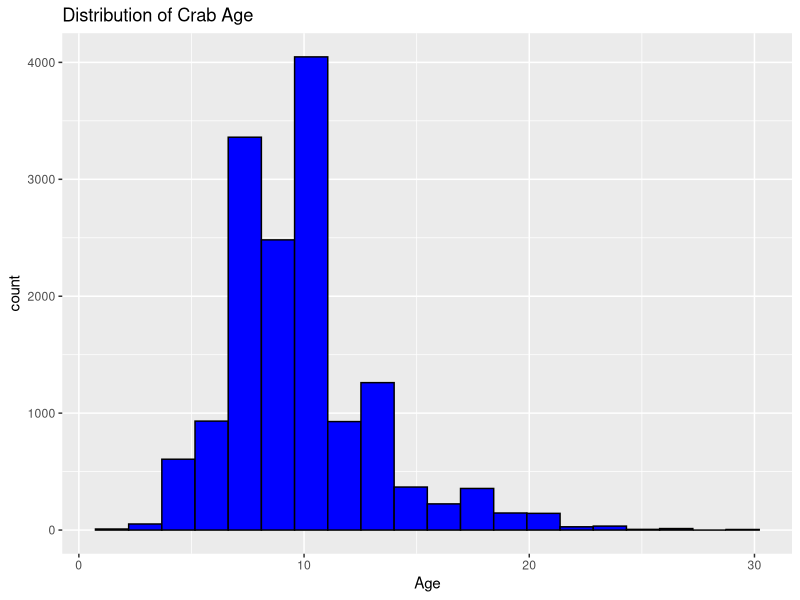
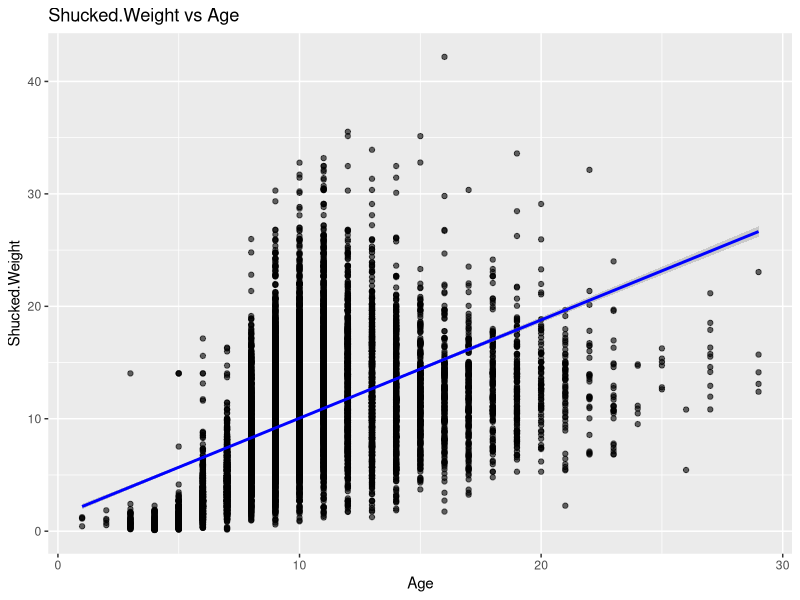
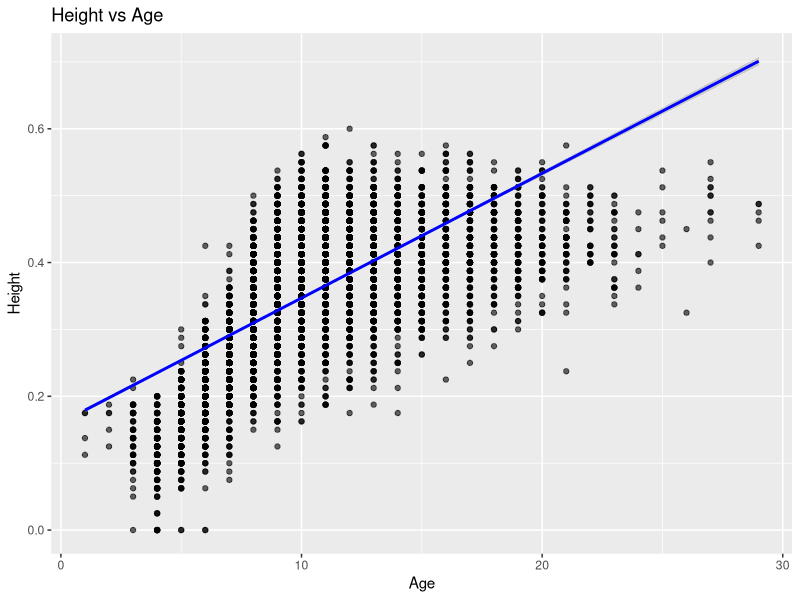
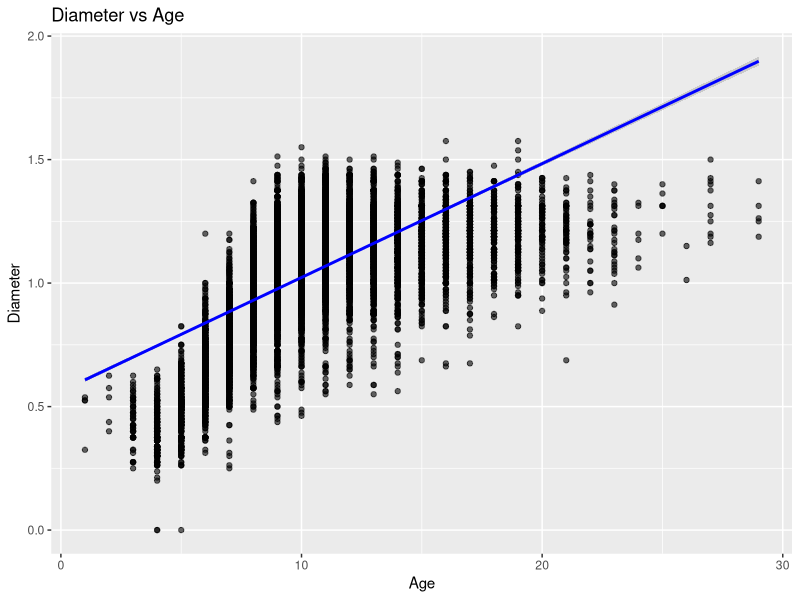
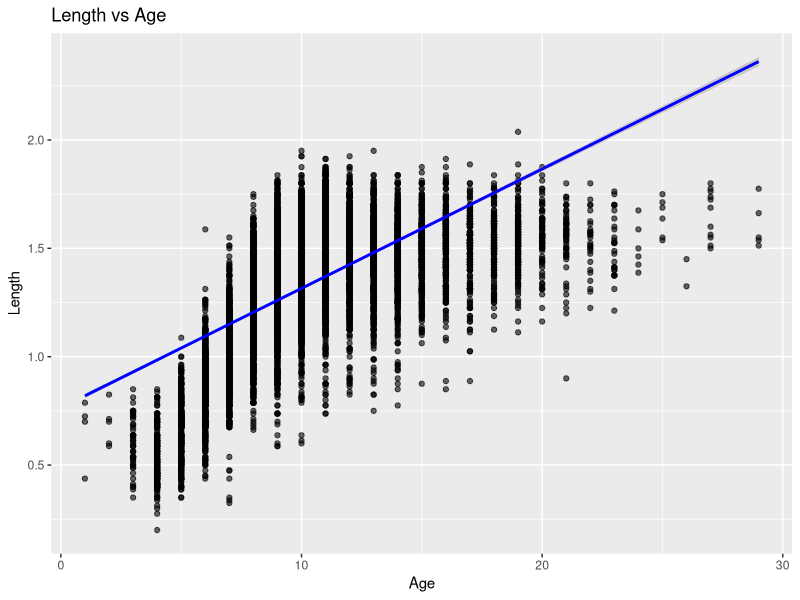
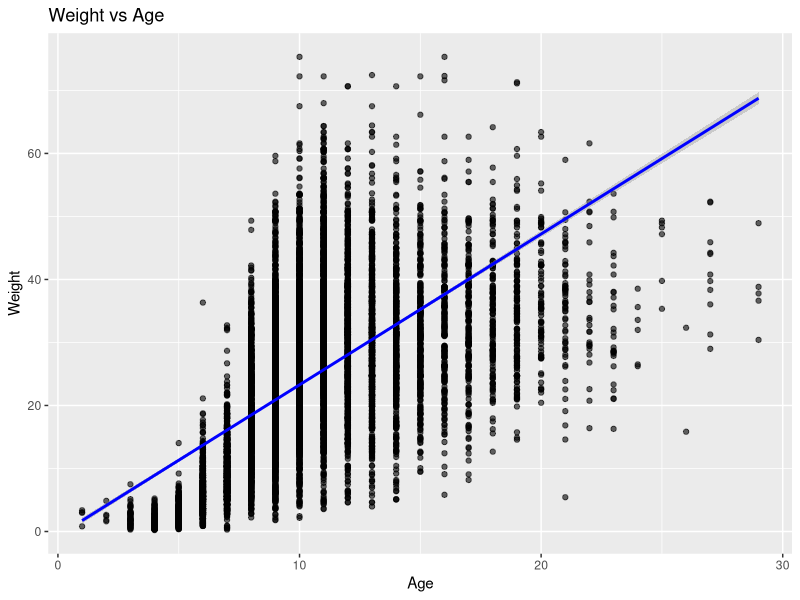
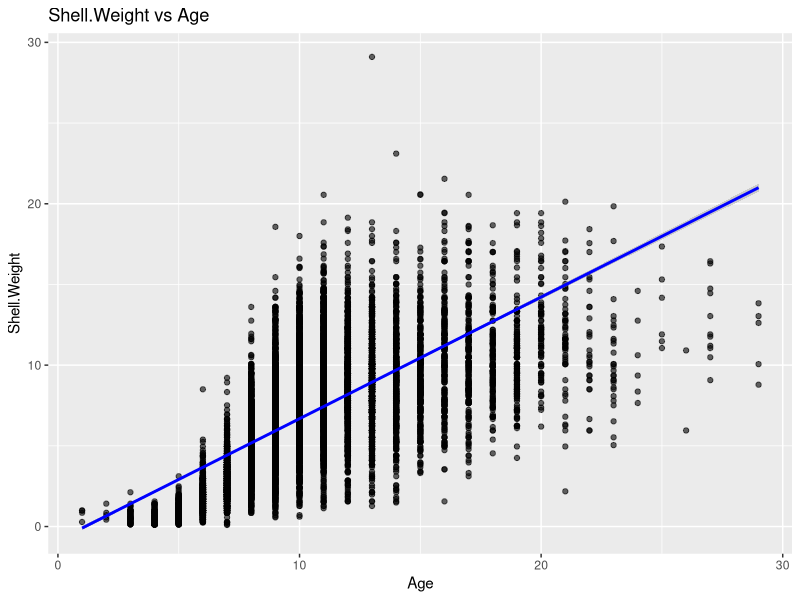
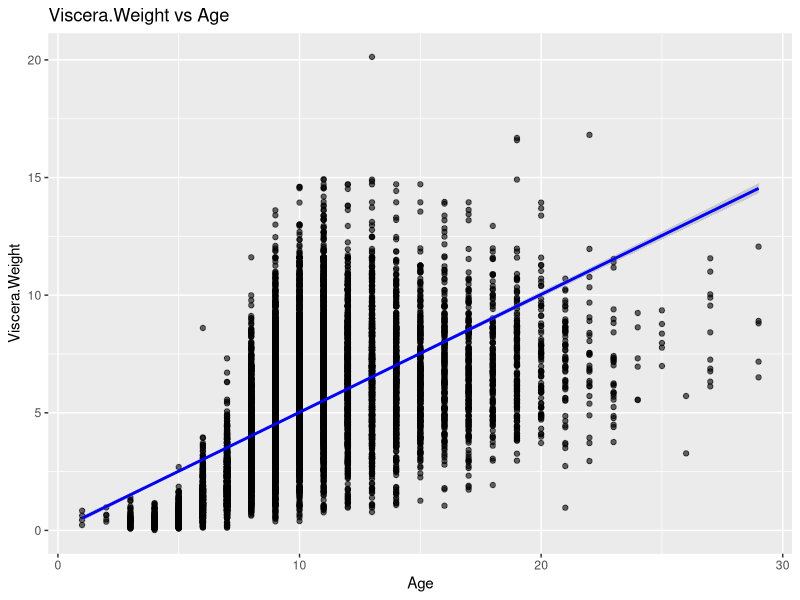

Recreate these plots in R, in order.
## ---- chunk 1
knitr::opts_chunk$set(echo = TRUE)
library(tidyverse)
library(class)
library(caret)
library(FNN)
library(Metrics)
## ---- chunk 2
CrabTrain <- read.csv("Data/train-1.csv")
## ---- chunk 3
str(CrabTrain)
summary(CrabTrain)
## ---- chunk 4
features <- CrabTrain %>% 
  select(where(is.numeric), -id) %>%
  colnames()

cor_results <- data.frame(Feature = character(), Correlation = numeric())

for (feature in features) {
  cor_val <- cor(CrabTrain[[feature]], CrabTrain$Age)
  cor_results <- rbind(cor_results, data.frame(Feature = feature, Correlation = cor_val))
}

cor_results <- cor_results %>% arrange(desc(abs(Correlation)))
print(cor_results)
## ---- chunk 5
ggplot(CrabTrain, aes(x = Age)) +
  geom_histogram(bins = 20, fill = "blue", color = "black") +
  labs(title = "Distribution of Crab Age")
## ---- chunk 6
plot_list <- c("Shucked.Weight", "Height", "Diameter", "Length", "Weight", "Shell.Weight", "Viscera.Weight")

for (var in plot_list) {
  print(
ggplot(CrabTrain, aes(x = Age, y = !!sym(var))) +
  geom_point(alpha = 0.6) +
  geom_smooth(method = "lm", se = TRUE, color = "blue") +
  labs(title = paste(var, "vs Age"))
  )
}
## ---- chunk 7
feature_df <- CrabTrain %>%
  select(Shucked.Weight, Height, Diameter, Length, Weight, Age)

feature_df_scaled <- feature_df %>% mutate(across(where(is.numeric), scale))
## ---- chunk 8
set.seed(7)
trainIndex <- createDataPartition(feature_df_scaled$Age, p = 0.7, list = FALSE)
train_data <- feature_df_scaled[trainIndex, ]
test_data <- feature_df_scaled[-trainIndex, ]
## ---- chunk 9
lm_model <- lm(Age ~ Shucked.Weight + Height + Diameter + Length + Weight, data = train_data)
summary(lm_model)
## ---- chunk 10
lm_pred <- predict(lm_model, newdata = test_data)
mae_score <- mae(test_data$Age, lm_pred)
cat("Mean Absolute Error (MAE):",mae_score)
## ---- chunk 11
residuals <- test_data$Age - lm_pred

ggplot(data.frame(Predicted = lm_pred, Residuals = residuals), aes(x = Predicted, y = Residuals)) +
  geom_point(color = "black") +
  geom_hline(yintercept = 0, linetype = "dashed", color = "red") +
  labs(title = "Residuals vs Predicted Age", x = "Predicted Age", y = "Residuals")
